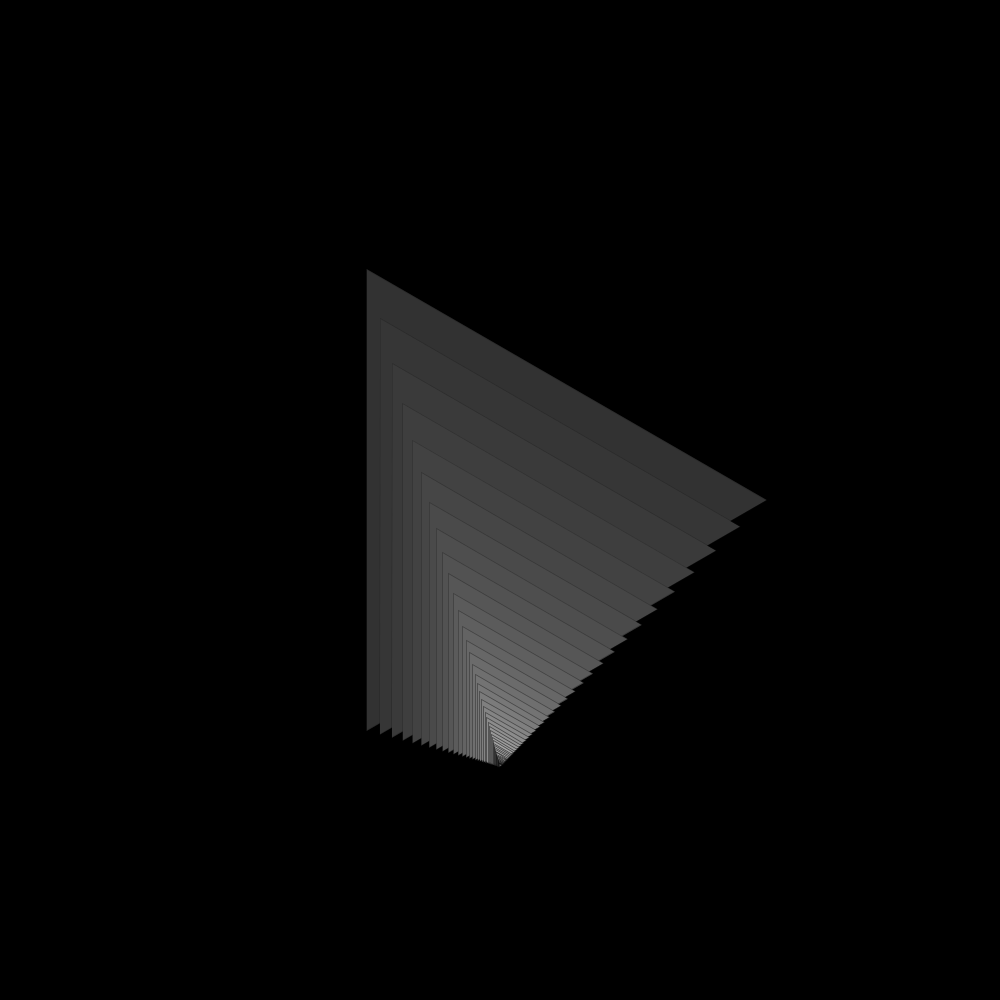
Frame 1 (no input)
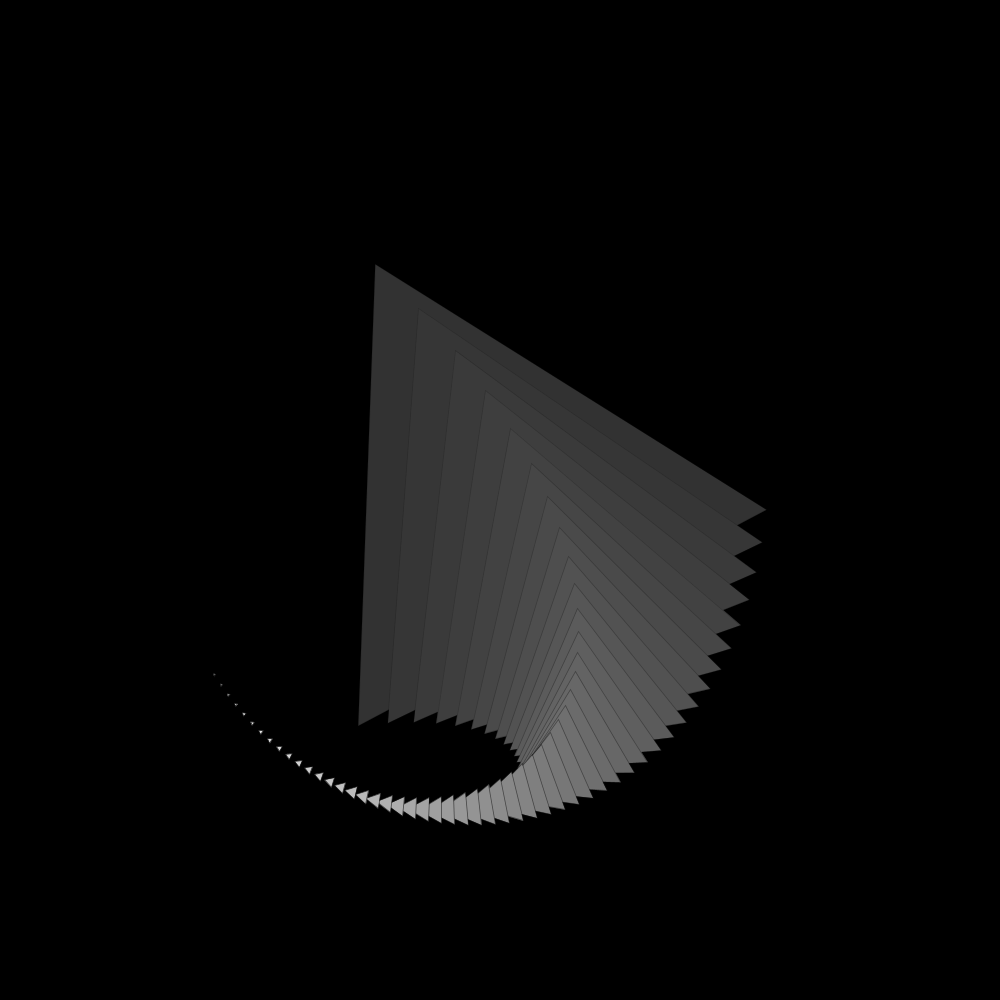
Frame 60 (the mouse pressed at the canvas centre just before this capture)
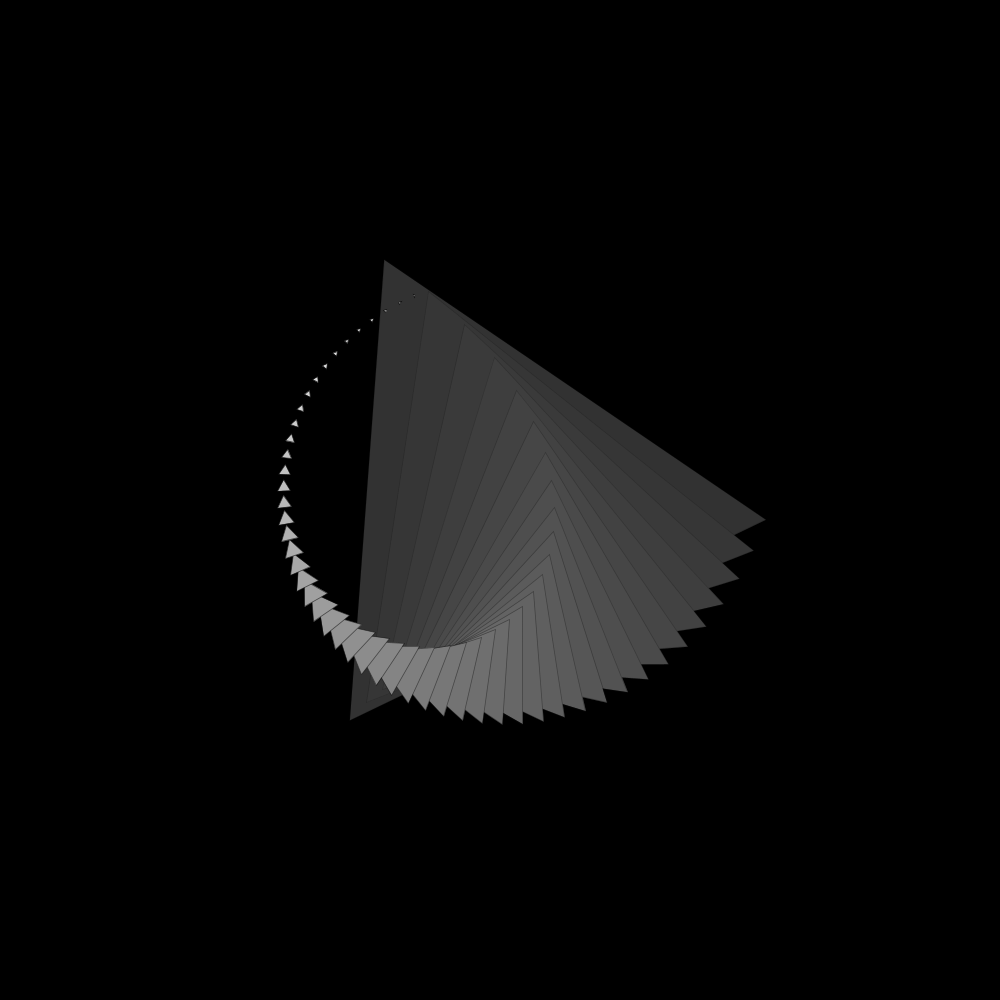
Frame 120 (the mouse held since frame 60 and released just before this capture)

The Processing sketch that drew these frames (run headless with seeded random() and noise(); from frame 60 on, the mouse is pressed at the canvas centre):

// Processing sketch: Tumbling_Polygons
// ── Tumbling_Polygons.pde
float oX, oY, x, y, sz, a ;
float sc = 0.9 ;
int num = 50;

void setup() {
  size(1000, 1000);
  background(140);


  strokeWeight(0.8);

  oX = 0 ;
  oY = 0 ;
  sz = width/1.5*.8 ;
}

void polygon(float x, float y, float radius, int npoints) {
  float angle = TWO_PI / npoints;
  beginShape();
  for (float a = 0; a < TWO_PI; a += angle) {
    float sx = x + cos(a) * radius;
    float sy = y + sin(a) * radius;
    vertex(sx, sy);
  }
  endShape(CLOSE);
}


void draw() {
  background(0);
  //ellipse(oX, oY , sz,sz);
  pushMatrix();
  translate(width/2, height/2);

  for (int i = 0; i < num; i++) {
    float red = map(i, 0, num, 50, 255);
    rotate(a/32);
    float diam = sz*pow(sc, i);    // reduction factor 
    float offSet = sz/2 - diam/2 ;
    x = oX +sin(a)*offSet ;
    y = oY + cos(a/2.2)* offSet ;
    //ellipse(x,y,diam , diam);
    fill(red);
    stroke(15,red);
    polygon(x, y, diam/2, 3 );
  }
  a += 0.02 ;
  popMatrix();
 
}
